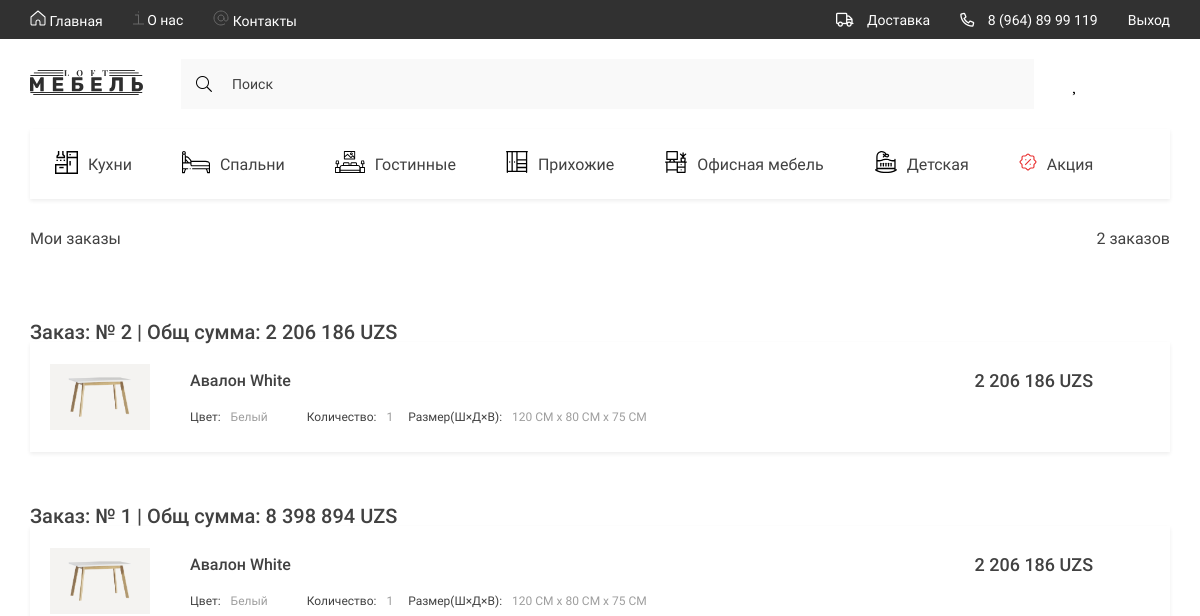
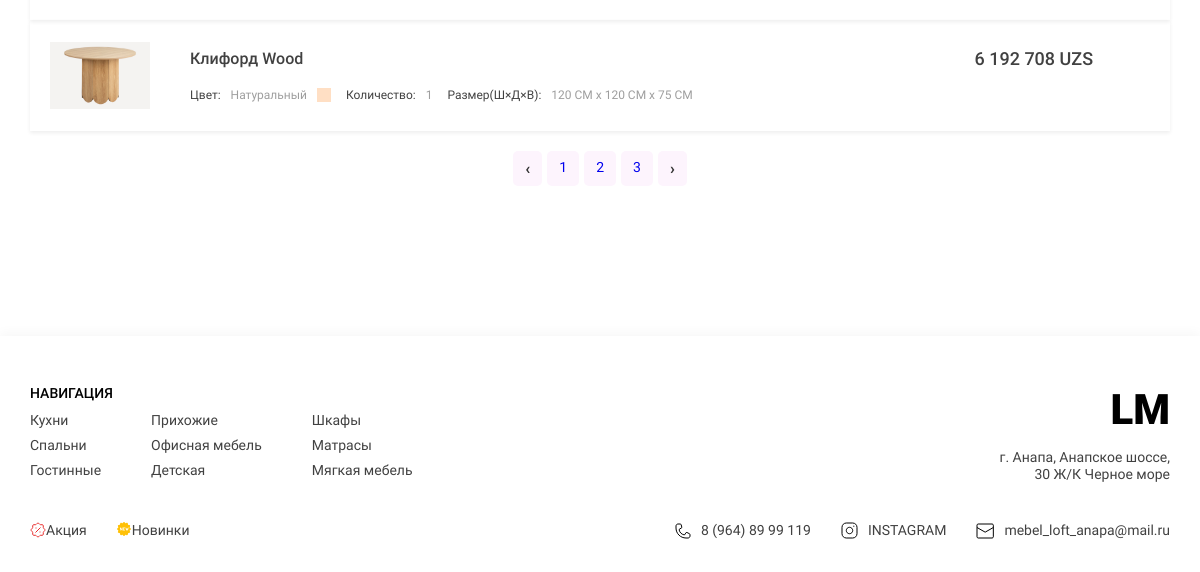
The app's page /orders/order_products/ (signed in), older data (2 pictures, top to bottom).
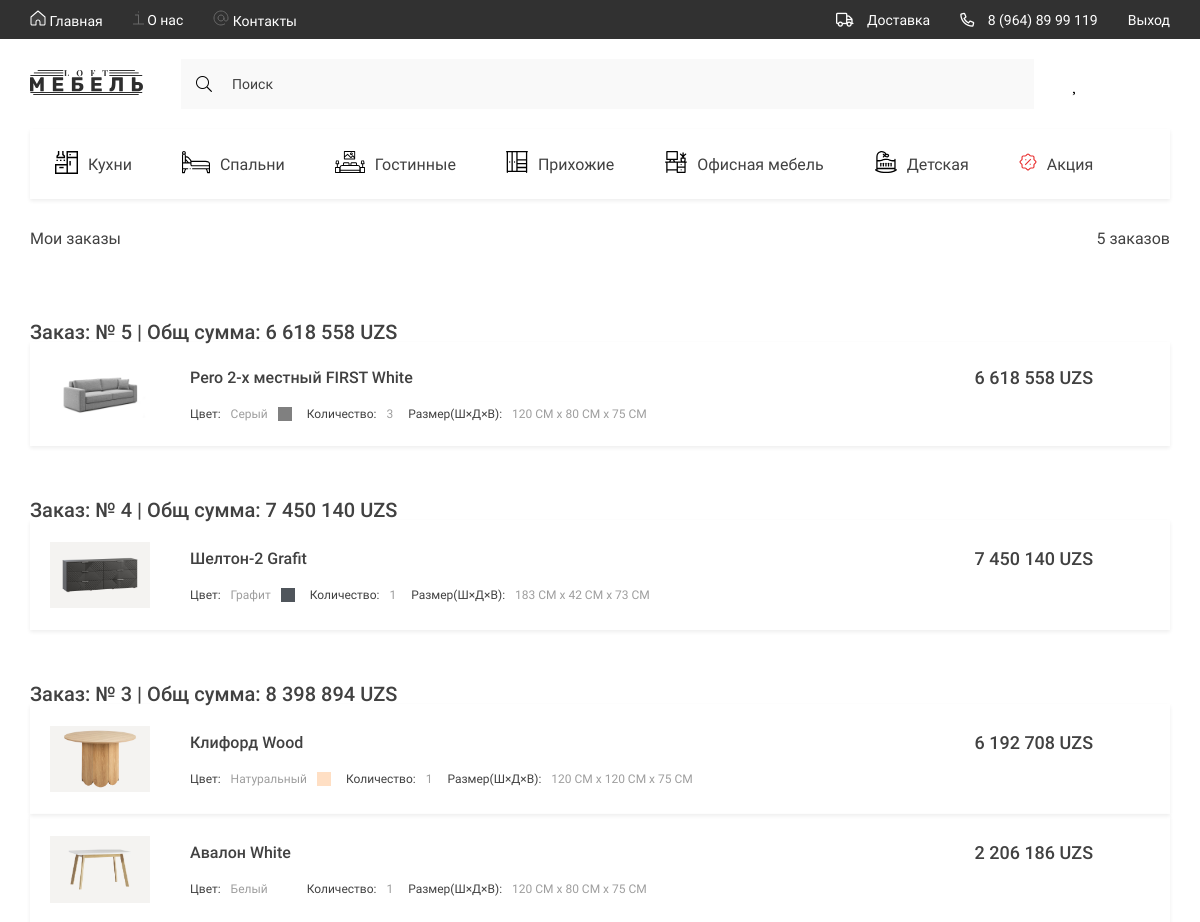
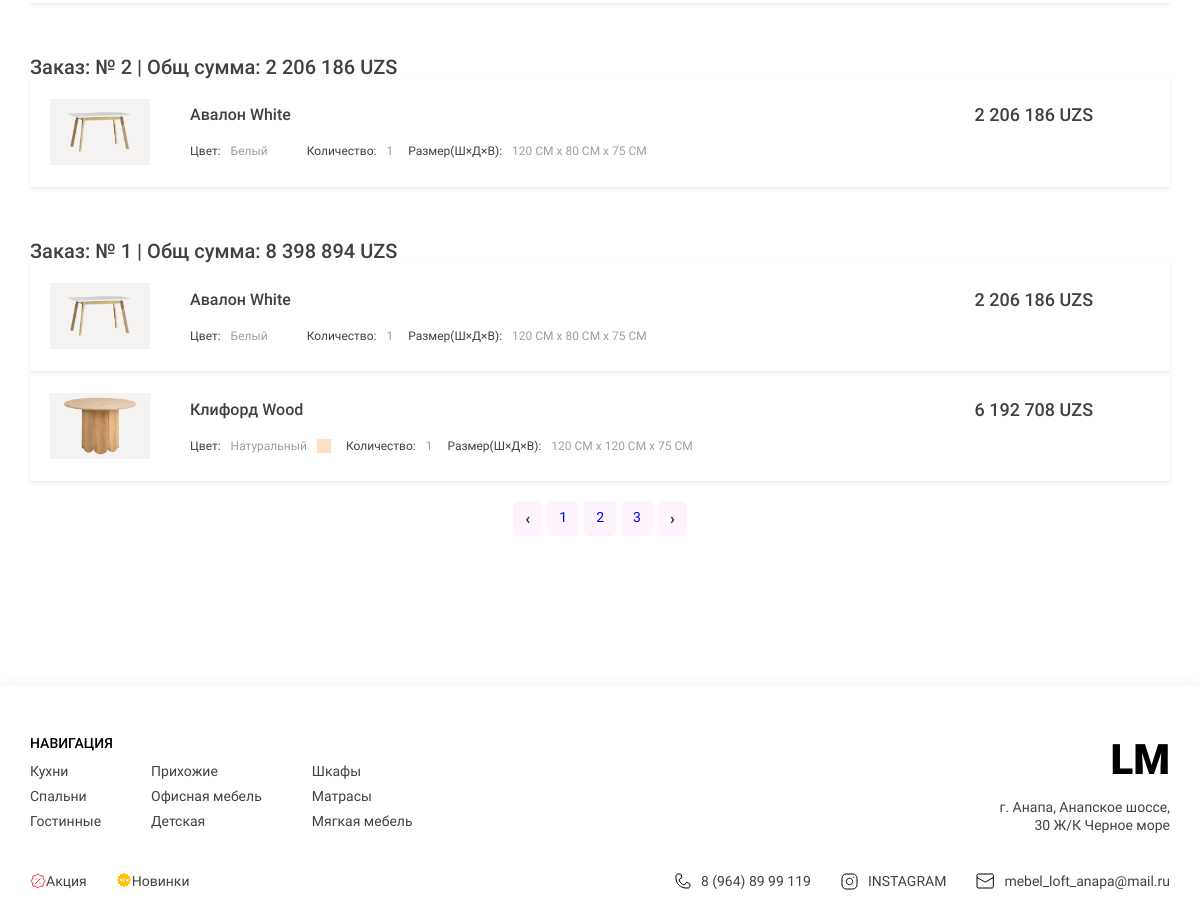
The same page, newer data (2 pictures, top to bottom).
### goods/models.py (models this page shows, shortened)
class Category(models.Model):
    title = models.CharField(max_length=150, verbose_name='Название категории')
    parent = models.ForeignKey('self', on_delete=models.CASCADE, related_name='subcategories', blank=True, null=True)
    slug = models.SlugField(unique=True)
    image = models.FileField(upload_to='icons/categories/', verbose_name='Иконка категории', blank=True, null=True)
    def get_absolute_url(self):
        return reverse("goods:catalog", kwargs={"category_slug": self.slug})
    class Meta:
        verbose_name = 'Категорию'
        verbose_name_plural = 'Категории'

class Product(models.Model):
    title = models.CharField(max_length=150, verbose_name='Название товара')
    slug = models.SlugField(unique=True)
    category = models.ForeignKey(Category, on_delete=models.CASCADE, verbose_name='Категория товара')
    description = models.TextField(verbose_name='Описание товара')
    price = models.DecimalField(default=0.00, max_digits=10, decimal_places=0, verbose_name='Цена товара')
    discount = models.DecimalField(default=0.00, max_digits=4, decimal_places=2, verbose_name='Скидка на товар')
    quantity = models.PositiveIntegerField(default=0, verbose_name='Товара в наличии')
    size = models.CharField(max_length=130, verbose_name='Размер товара')
    color_name_ru = models.CharField(default='Белый', verbose_name='Цвет товара ru', max_length=150)
    color_name_en = models.CharField(default='White', verbose_name='Цвет товара en', max_length=150)
    color_code = models.CharField(default='#FFFFFF', verbose_name='Код цвета товара', max_length=10)
    rating = models.DecimalField(default=0.0, max_digits=2, decimal_places=1, verbose_name='Рейтинг товара')
    class Meta:
        verbose_name = 'Товар'
        verbose_name_plural = 'Товары'
        ordering = ('-id',)
    def get_product_image(self):
        if self.images:
            return self.images.all().first().image.url
        else:
            return None

class ProductImage(models.Model):
    image = models.ImageField(upload_to='products/', verbose_name='Фото товара')
    product = models.ForeignKey(Product, on_delete=models.CASCADE, verbose_name='Товар', related_name='images')
    class Meta:
        verbose_name = 'Фото товара'
        verbose_name_plural = 'Фото товара'

### orders/models.py (models this page shows, shortened)
class Order(models.Model):
    user = models.ForeignKey(User, on_delete=models.SET_NULL, related_name='orders', null=True)
    first_name = models.CharField(max_length=150, verbose_name='Имя получателя', null=True)
    last_name = models.CharField(max_length=150, verbose_name='Фамилия получателя', null=True)
    phone_number = models.CharField(max_length=20, verbose_name='Номер телефона')
    city = models.CharField(max_length=70, verbose_name='Город', null=True)
    delivery_address = models.TextField(null=True, blank=True, verbose_name="Адрес доставки")
    requires_delivery = models.CharField(max_length=20, verbose_name='Требуется доставка')
    payment_method = models.CharField(max_length=20, verbose_name='Способ оплаты', blank=True, null=True)
    is_paid = models.BooleanField(default=False, verbose_name="Оплачено")
    status = models.CharField(max_length=50, default='В обработке', verbose_name="Статус заказа")
    created_timestamp = models.DateTimeField(auto_now_add=True, verbose_name='Дата создание заказа')
    class Meta:
        verbose_name = "Заказ"
        verbose_name_plural = "Заказы"
        ordering = ("-id",)

class OrderItem(models.Model):
    order = models.ForeignKey(Order, on_delete=models.CASCADE, verbose_name='Заказ', related_name='order_products', null=True)
    product = models.ForeignKey(Product, on_delete=models.SET_NULL, verbose_name='Продукт', null=True)
    product_title = models.CharField(max_length=150, verbose_name='Название товара')
    product_price = models.DecimalField(default=0.00, max_digits=10, decimal_places=0, verbose_name='Цена товара')
    product_quantity = models.PositiveIntegerField(default=0, verbose_name='Количество')
    product_category = models.CharField(max_length=150, verbose_name='Категория товара')
    product_color_name_en = models.CharField(max_length=150, verbose_name='Цвет товара', null=True)
    objects = OrderItemQuery.as_manager()
    class Meta:
        verbose_name = 'Заказанный товар'
        verbose_name_plural = 'Заказанные товары'
        ordering = ('-id', )
    @property
    def product_sell_price(self):
        if self.product.discount:
            return round(self.product.price - self.product.price*self.product.discount/100) * self.product_quantity
        else:
            return round(self.product.price * self.product_quantity)

### orders/views.py (the view)
# urls.py: path('order_products/', order_products_view, name='order_products'),
def order_products_view(request):
    if request.user.is_authenticated:
        user_orders = request.user.orders.all()
        context = {
            'user_orders': user_orders,
        }
        return render(request, 'orders/order_products.html', context)
    else:
        return redirect(request.META.get('HTTP_REFERER', '/'))

### orders/templates/orders/order_products.html (shortened to what this page needs)
{% extends "base.html" %}
{% load static %}
{% load loft_tags %}
{% block content %}
<main class="main">
    <div class="container">
        <section class="basket">
            <div class="basket__text">
                {% if user_orders %}
                <h1 class="basket__title">Мои заказы</h1>
                <span class="basket__count"><span>{{ user_orders.count }}</span>{% if user_orders.count > 1 %} заказов{% endif %}</span>
            </div>
            {% endif %}
            {% for order in user_orders %}
            <span style="margin-top: 55px; font-size: 20px;" class="basket__item-title">Заказ: № {{ order.id }} | Общ сумма:  {% get_normal_price order.order_products.total_price %} UZS</span>
            {% for order_product in order.order_products.all %}
            <div class="basket__items">
                <div class="basket__item">
                    <a href="#!" class="basket__item-img">
                        <img src={{ order_product.product.get_product_image }} alt="product">
                    </a>
                    <div class="basket__item-content">
                        <div class="basket__item-text">
                            <h2 class="basket__item-title">{{ order_product.product_title }} {{ order_product.product_color_name_en }}</h2>
                            <p class="basket__item-price">
                                <span class="price" style="font-size: large;"><span>{% get_normal_price order_product.product_sell_price %}</span> UZS</span>
                            </p>
                        </div>
                        <div class="basket__options">
                            <p class="basket__options-color">
                                Цвет:
                                <span class="color__name">{{ order_product.product.color_name_ru }}</span>
                                <span class="color__block" style="background-color: {{ order_product.product.color_code }};"></span>
                            </p>
                            <p class="basket__options-count">
                                Количество: <span>{{ order_product.product_quantity }}</span>
                            </p>
                            <p class="basket__options-size">
                                Размер(Ш×Д×В): <span>{% get_normal_size order_product.product.size %}</span>
                            </p>
                        </div>
                    </div>
                </div>
            </div>
            {% endfor %}
            {% endfor %}
        </section>
    </div>
 <div style="display: flex; justify-content: center; gap: 5px; margin-top: 20px;">
        <a href="?page=prev" style="padding: 8px 12px; background:rgb(253, 244, 253); border-radius: 5px; text-decoration: none; color: #333; font-weight: bold;">‹</a>
        <span style="padding: 8px 12px; font-size: 14px; background:rgb(253, 244, 253); color: black; border-radius: 5px;"><a href="#" style="text-decoration: none;">1</a></span>
        <span style="padding: 8px 12px; font-size: 14px; background:rgb(253, 244, 253); color: black; border-radius: 5px;"><a href="#" style="text-decoration: none;">2</a></span>
        <span style="padding: 8px 12px; font-size: 14px; background:rgb(253, 244, 253); color: black; border-radius: 5px;"><a href="#" style="text-decoration: none;">3</a></span>
        <a href="?page=next" style="padding: 8px 12px; background:rgb(253, 244, 253); border-radius: 5px; text-decoration: none; color: #333; font-weight: bold;">›</a>
    </div>
</main>
{% endblock content %}

### templates/base.html (shortened to what this page needs)
{% load static %}
{% load loft_tags %}
{% load fav_tags %}
<!DOCTYPE html>
<html lang="ru">
<head>
    {% include 'components_base/_styles.html' %}
</head>
<body>
    <nav class="nav">
        <div class="container _nav">
            <div class="nav__content">
                <ul class="nav__list">
                    <li>
                        <a href="{% url "home:index" %}" class="nav__list-links">
                            <img src={% static "base/assets/icons/home.svg" %} alt="home">
                            Главная
                        </a>
                    </li>
                    <li>
                        <a href="{% url "home:about" %}" class="nav__list-links">
                            <img src={% static "base/assets/icons/aboute.svg" %} alt="aboute">
                            О нас
                        </a>
                    </li>
                    <li>
                        <a href="{% url "home:contact" %}" class="nav__list-links">
                            <img src={% static "base/assets/icons/contacts.svg" %} alt="contacts">
                            Контакты
                        </a>
                    </li>
                </ul>
                <ul class="nav__contacts">
                    <li>
                        <a href="{% url 'home:about' %}" class="nav__contacts-links">
                           <i class="far fa-truck"></i>
                           Доставка
                       </a>
                   </li>
                    <li>
                        <a href="tel:89648999119" class="nav__contacts-links">
                            <i class="far fa-phone-alt"></i>
                            8 (964) 89 99 119
                        </a>
                    </li>
                    {% if not request.user.is_authenticated %}
                    <a href="{% url "users:login" %}" class="nav__contacts-links">
                        Войти
                        </a>
                   {% else %}
                   <a href="{% url "users:logout" %}" class="nav__contacts-links">
                    Выход
                    </a>
                   {% endif %}
                </ul>
            </div>
        </div>
    </nav>
    <div class="wrapper">
        <header class="header">
            <div class="container">
                <div class="header__content">
                    <div class="header__bar">
                        <a href="{% url "home:index" %}" class="logo">
                            <img src={% static 'base/assets/icons/LOGO.svg' %} alt="logo">
                        </a>
                        <form class="header__search" action="{% url 'goods:search' %}" method="get">
                            <i class="fal fa-search"></i>
                            <input type="search" class="header__search-txt" placeholder="Поиск" name="q">
                        </form>
                        <ul class="header__list">
                            <li>
                               <a href="{% url "favourites:favourites" %}" class="header__list-item
                            {% if 'favourites' in request.path %}active{% endif %}" id="_heart" >
                                </a>
                            </li>
                            <li>
                                <a href="{% url 'carts:cart' %}" class="header__list-item" id="_bag">
                                </a>
                            </li>
                            <li>
                                <a href="{% url 'users:profile' %}" class="header__list-item" id="_profile">
                                </a>
                            </li>
                        </ul>
                    </div>
                    <ul class="header__list _categories">
                        {% get_categories as categories %}
                        {% for category in categories|slice:":7" %}
                        <li>
                            <a href={{ category.get_absolute_url }} class="header__list-links">
                                <span class="header__list-img">
                                    {% if category.image %}
                                    <img src="{{ category.image.url }}" alt="icons">
                                    {% endif %}
                                </span>
                                {{ category.title }}
                            </a>
                        </li>
                        {% endfor %}
                    </ul>
                </div>
            </div>
        </header>
        {% block content %}
        {% endblock content %}
        {% include "layout/_footer.html" %}
    </div>
</body>
</html>

### templates/layout/_footer.html
{% load static %}
{% load loft_tags %}
<footer class="footer">
    <div class="container">
        <div class="footer__content">
            <div class="footer__navigate">
                <div class="footer__navigate-part">
                    <h2 class="footer__navigate-title">НАВИГАЦИЯ</h2>
                    <div class="footer__navigate-lists">
                        <ul class="footer__navigate-list">
                            {% for category in categories|slice:":3" %}
                            <li><a href="{{ category.get_absolute_url }}" class="footer__navigate-links">{{ category.title }}</a></li>
                            {% endfor %}
                        </ul>
                        <ul class="footer__navigate-list">
                            {% for category in categories|slice:"3:6" %}
                            <li><a href="{{ category.get_absolute_url }}" class="footer__navigate-links">{{ category.title }}</a></li>
                            {% endfor %}
                        </ul>
                        <ul class="footer__navigate-list">
                            {% for category in categories|slice:"8:11" %}
                            <li><a href="{{ category.get_absolute_url }}" class="footer__navigate-links">{{ category.title }}</a></li>
                            {% endfor %}
                        </ul>
                    </div>
                </div>
                <div class="footer__navigate-part _right">
                    <a href="{% url "home:index" %}" class="footer__logo">LM</a>
                    <p class="footer__adress">г. Анапа, Анапское шоссе, 30 Ж/К Черное море</p>
                </div>
            </div>
            <div class="footer__social">
                <ul class="footer__navigate-list _short">
                    {% for category in categories|slice:"6:8" %}
                    <img src={{ category.image.url }} alt="icons"><li><a href="{{ category.get_absolute_url }}" class="footer__navigate-links">{{ category.title }}</a></li>
                    {% endfor %}
                </ul>
                <ul class="footer__social-list">
                    <li>
                        <a href="tel:89648999119" class="footer__social-links">
                            <img src={% static 'base/assets/icons/phone.svg' %} alt="phone">
                            8 (964) 89 99 119
                        </a>
                    </li>
                    <li>
                        <a href="https://www.instagram.com/" target="_blank" class="footer__social-links">
                            <img src={% static 'base/assets/icons/inst.svg' %} alt="insta">
                            INSTAGRAM
                        </a>
                    </li>
                    <li>
                        <a href="mailto:mebel_loft_anapa@mail.ru" target="_blank" class="footer__social-links">
                            <img src={% static 'base/assets/icons/mail.svg' %} alt="mail">
                            mebel_loft_anapa@mail.ru
                        </a>
                    </li>
                </ul>
            </div>
        </div>
    </div>
</footer>

Row changes from the older to the newer data that the page shows:
added Order: id "5", id.product_quantity "6 618 558"
added OrderItem: product.get_product_image (picture), product_title "Pero 2-х местный FIRST", product_color_name_en "White", product+product_quantity "6 618 558", product.color_name_ru "Серый", product_quantity "3", product.size "120 СМ х 80 СМ х 75 СМ", shown under "5"
added Order: id "4", id.product_quantity "7 450 140"
added OrderItem: product.get_product_image (picture), product_title "Шелтон-2", product_color_name_en "Grafit", product+product_quantity "7 450 140", product.color_name_ru "Графит", product_quantity "1", product.size "183 СМ х 42 СМ х 73 СМ", shown under "4"
added Order: id "3", id.product_quantity "8 398 894"
added OrderItem: product.get_product_image (picture), product_title "Клифорд", product_color_name_en "Wood", product+product_quantity "6 192 708", product.color_name_ru "Натуральный", product_quantity "1", product.size "120 СМ х 120 СМ х 75 СМ", shown under "3"
added OrderItem: product.get_product_image (picture), product_title "Авалон", product_color_name_en "White", product+product_quantity "2 206 186", product.color_name_ru "Белый", product_quantity "1", product.size "120 СМ х 80 СМ х 75 СМ", shown under "3"
Text that changed along with them:
{{ user_orders.count }}: "2" → "5"
